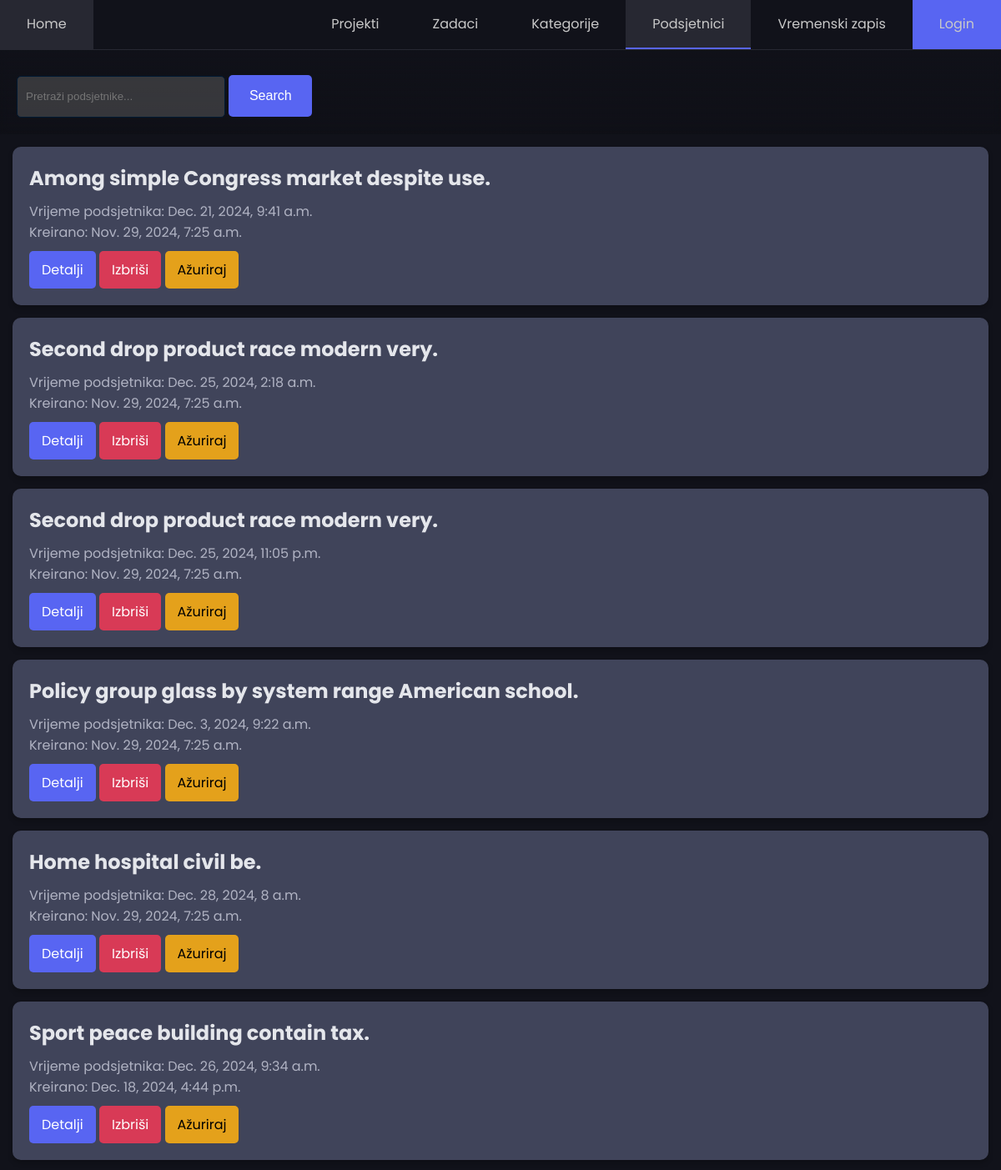
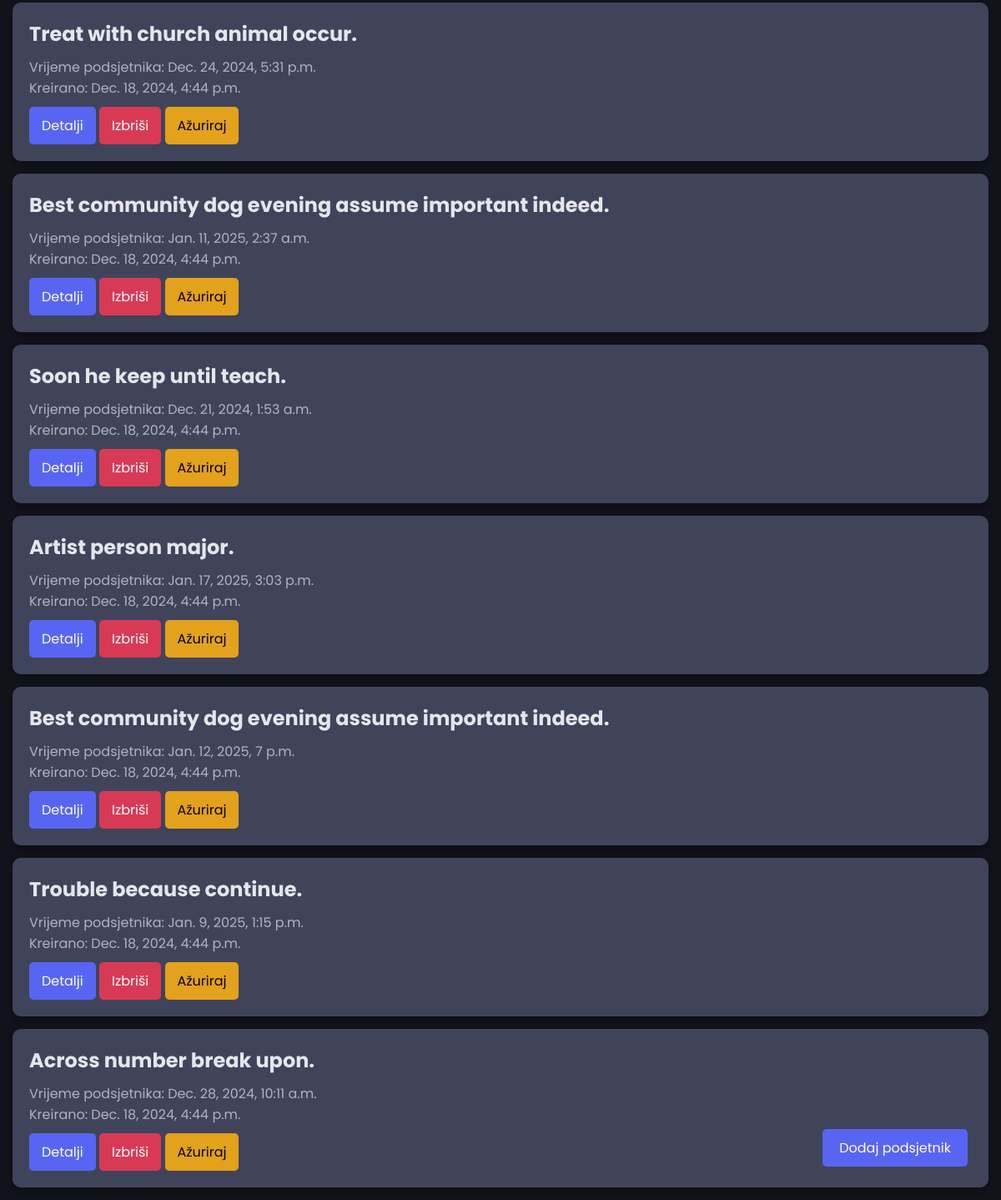
Page /reminder/ on the earlier database version (2 pictures, top to bottom).
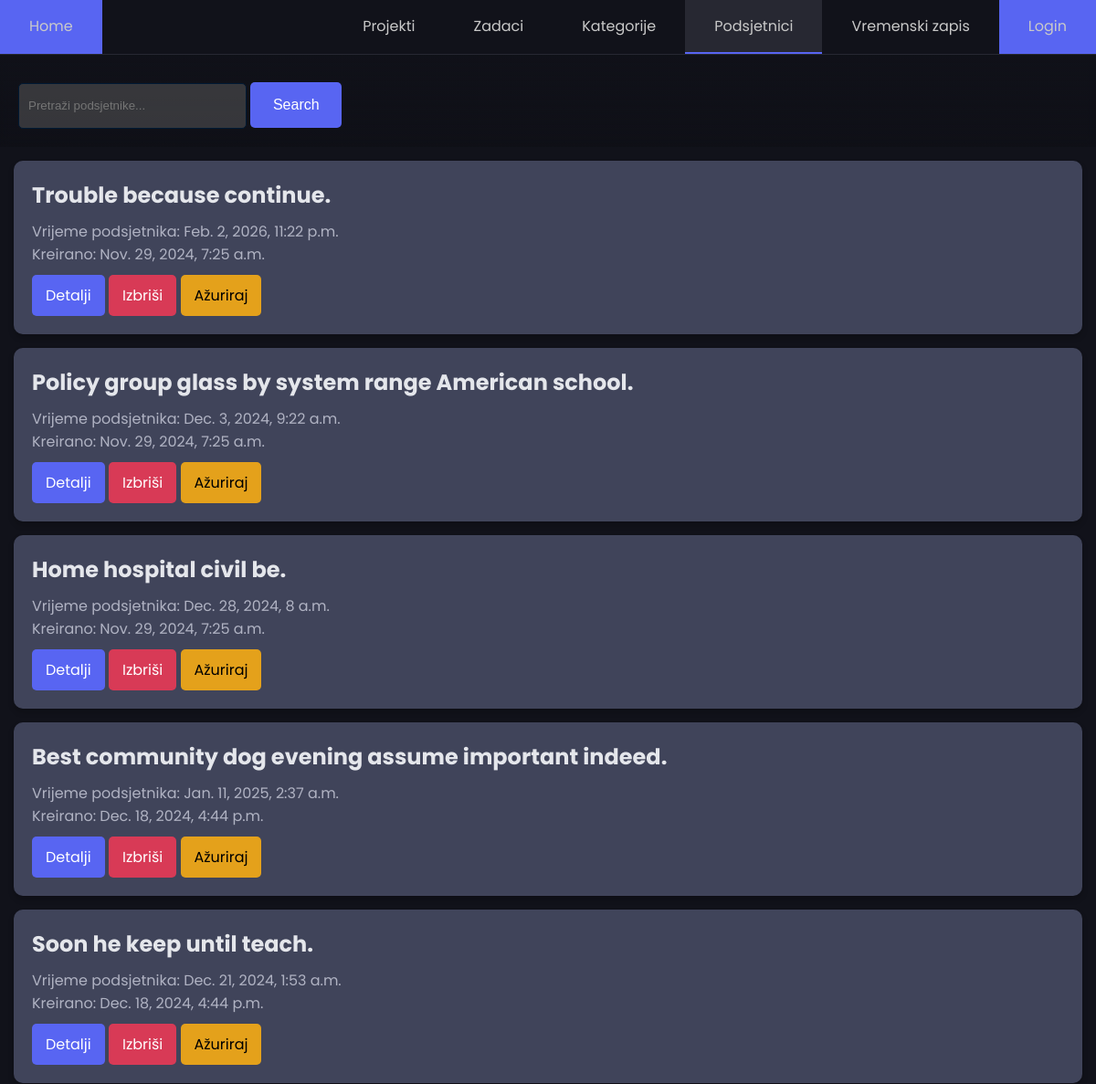
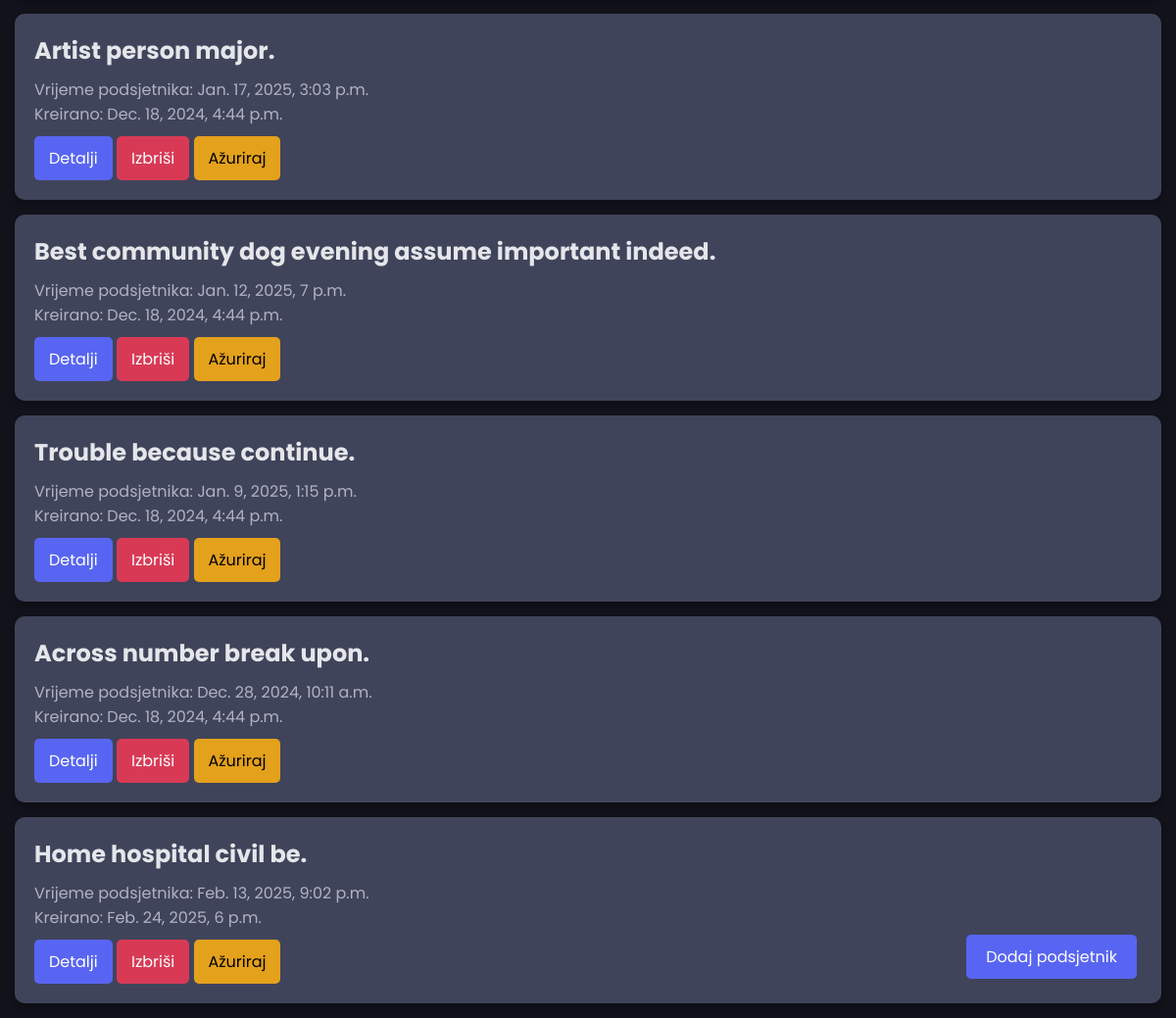
Same page on the later database version (2 pictures, top to bottom).
### main/models.py (models this page shows, shortened)
class Reminder(models.Model):
    task = models.ForeignKey(Task, on_delete=models.CASCADE, related_name="reminders")
    reminder_time = models.DateTimeField()
    created_at = models.DateTimeField(auto_now_add=True)

class Task(models.Model):
    PRIORITY_CHOICES = [
        ('L', 'Low'),
        ('M', 'Medium'),
        ('H', 'High'),
    ]
    STATUS_CHOICES = [
        ('P', 'Pending'),
        ('IP', 'In Progress'),
        ('C', 'Completed'),
    ]
    title = models.CharField(max_length=200)
    description = models.TextField(blank=True, null=True)
    due_date = models.DateTimeField(null=True, blank=True)
    priority = models.CharField(max_length=1, choices=PRIORITY_CHOICES, default='M')
    status = models.CharField(max_length=2, choices=STATUS_CHOICES, default='P')
    project = models.ForeignKey(Project, on_delete=models.CASCADE, related_name="tasks", null=True, blank=True)
    assigned_to = models.ForeignKey(User, on_delete=models.SET_NULL, null=True, blank=True, related_name="tasks")
    created_at = models.DateTimeField(auto_now_add=True)
    updated_at = models.DateTimeField(auto_now=True)
    def __str__(self):
        return self.title

### main/views.py (the view)
# urls.py: path('reminder/', ReminderList.as_view(), name='reminder_list'),
class ReminderList(ListView):
    model = Reminder
    def get_queryset(self):
        queryset = super().get_queryset()
        query = self.request.GET.get('q')
        if query:
            queryset = queryset.filter(
                Q(name__icontains=query) | Q(description__icontains=query)
            )
        return queryset

### main/templates/main/reminder_list.html (shortened to what this page needs)
<!DOCTYPE html>
<html lang="en">
{% load static %}
<head>
    <link rel="stylesheet" href="{% static 'css/styles.css' %}">
</head>
<body>
    <div class="sticky">
      <nav id="nav">
        <ul>
          <li class="home-li"><a class="btn-home" aria-current="page" href="{% url 'index' %}">Home</a></li>
          <li><a href="{% url 'project_list' %}" class="{% if request.path == '/project/' %}active-link{% endif %}">Projekti</a></li>
          <li><a href="{% url 'task_list' %}" class="{% if request.path == '/task/' %}active-link{% endif %}">Zadaci</a></li>
          <li><a href="{% url 'category_list' %}" class="{% if request.path == '/category/' %}active-link{% endif %}">Kategorije</a></li>
          <li><a href="{% url 'reminder_list' %}" class="{% if request.path == '/reminder/' %}active-link{% endif %}">Podsjetnici</a></li>
          <li><a href="{% url 'timelog_list' %}" class="{% if request.path == '/timelog/' %}active-link{% endif %}">Vremenski zapis</a></li>
          <li>
            {% if request.user.is_authenticated %}
                <form method="post" action="{% url 'logout' %}">
                    {% csrf_token %}
                    <button type="login" class="btn-login" id="user_display" onmouseover="showLogout()" onmouseleave="showUsername()">
                        {{ request.user.username }}
                    </button>
                </form>
            {% else %}
                <a href="{% url 'login' %}" class="btn-login">Login</a>
            {% endif %}
        </li>
        </ul>
      </nav>
      <div class="search">
        <form method="GET" action="" class="search-form">
            <input type="text" name="q" placeholder="Pretraži podsjetnike..." value="{{ request.GET.q }}" class="search-input">
            <button type="submit" class="btn search-btn">Search</button>
        </form>
      </div>
    </div>
    <ul class="no-bullets">
        {% for reminder in object_list %}
            <li>
                <div class="container">
                    <div class="card">
                        <h2 class="card-title">{{ reminder.task }}</h2>
                        <p class="card-description">Vrijeme podsjetnika: {{ reminder.reminder_time }}</p>
                        <p class="card-description">Kreirano: {{ reminder.created_at }}</p>
                        <a href="{% url 'reminder_detail' reminder.id %}" class="btn btn-primary">Detalji</a>
                        <a href="{% url 'reminder_delete' reminder.id %}" class="btn btn-danger">Izbriši</a>
                        <a href="{% url 'reminder_update' reminder.id %}" class="btn btn-warning">Ažuriraj</a>
                    </div>
                </div>
            </li>
        {% endfor %}
    </ul>
    <a href="{% url 'reminder_create' %}" class="btn btn-primary-add">Dodaj podsjetnik</a>
</body>
</html>

### main/static/css/styles.css (style rules this page uses)
:root { --primary-color: #11121a; --hover-color: #272832; --accent-color: #5865F2; --hover--accent-color: #4e56a4; --text-color: #c9c9c9; --background--color: #11121a; --primary--btn--color: #5865F2; --search--form--back--color: #54555692; }
* { margin: 0; padding: 0; box-sizing: border-box; }
html { font-family: Poppins, 'Segoe UI', sans-serif; color: var(--text-color); scroll-behavior: smooth; }
body { min-height: 100vh; min-height: 100dvh; background-color: var(--primary-color); }
nav { background-color: var(--primary-color); border-bottom: 1px solid var(--hover-color); }
nav ul { list-style: none; display: flex; }
nav .home-li { margin-right: auto; }
nav li { display: flex; }
nav a { display: flex; text-decoration: none; color: var(--text-color); padding: 1em 2em; transition: background-color 150ms ease; }
nav a.active-link { border-bottom: 2px solid var(--accent-color); background-color: var(--hover-color); }
input[type="text"] { background-color: var(--search--form--back--color) ; color: white ; border-color: #001933 ; }
.card { background: #40445A; border-radius: 10px; box-shadow: 0px 4px 6px rgba(0, 0, 0, 0.2); padding: 20px; transition: transform 0.2s ease-in-out; cursor: pointer; margin: 15px; }
.card-title { font-size: 1.5rem; color: #E4E6EB; margin-bottom: 10px; }
.card-description { color: #B0B3C3; }
.sticky { position: sticky; top: 0; width: 100%; z-index: 1000; backdrop-filter: blur(5px); -webkit-backdrop-filter: blur(5px); background: linear-gradient(to bottom, #11121a, rgba(0, 0, 0, 0.100)); }
button[type="submit"] { background-color: var(--accent-color); color: #fff; font-size: 1rem; border: none; cursor: pointer; transition: background-color 0.3s ease; }
.btn { display:inline-block; padding: 10px 15px; margin-top: 10px; border-radius: 5px; text-decoration: none; color: white; }
.btn-primary { background: #5865F2; }
.btn-primary-add { background: var(--accent-color); width: auto; margin: 20px; float: right; bottom: 20px; position: fixed; right: 20px; padding: 10px 20px; }
.btn-warning { background: #E4A11B; color: black; }
.btn-danger { background: #D83A56; }
.btn-home { background: var(--accent-color); }
.btn-login { background: var(--accent-color); }
.search { padding: 5px; }
.search-form { margin-bottom: 15px; right: 20px; width: 90%; max-width: 600px; margin: 15px; }
.search-input { padding: 10px; width: 100%; height: 100%; max-height: 50px; min-height: 50px; max-width: 250px; border: 1px solid #6C757D; border-radius: 5px; background-color: #343c60; color: #ffffff; }
.search-btn { background: #5865F2; padding: 10px; border: none; border-radius: 5px; color: white; cursor: pointer; width: 100%; height: 100%; max-height: 50px; min-height: 50px; max-width: 100px; min-width: 50px; }
ul { list-style-type: none; padding: 0; }

Differences in the rows shown:
removed Reminder: task "Second drop product race modern very.", reminder_time "Dec. 25, 2024, 2:18 a.m.", created_at "Nov. 29, 2024, 7:25 a.m."
removed Reminder: task "Second drop product race modern very.", reminder_time "Dec. 25, 2024, 11:05 p.m.", created_at "Nov. 29, 2024, 7:25 a.m."
removed Reminder: task "Sport peace building contain tax.", reminder_time "Dec. 26, 2024, 9:34 a.m.", created_at "Dec. 18, 2024, 4:44 p.m."
removed Reminder: task "Treat with church animal occur.", reminder_time "Dec. 24, 2024, 5:31 p.m.", created_at "Dec. 18, 2024, 4:44 p.m."
changed Reminder: task "Among simple Congress market despite use." → "Trouble because continue."; reminder_time "Dec. 21, 2024, 9:41 a.m." → "Feb. 2, 2026, 11:22 p.m."
added Reminder: task "Home hospital civil be.", reminder_time "Feb. 13, 2025, 9:02 p.m.", created_at "Feb. 24, 2025, 6 p.m."
